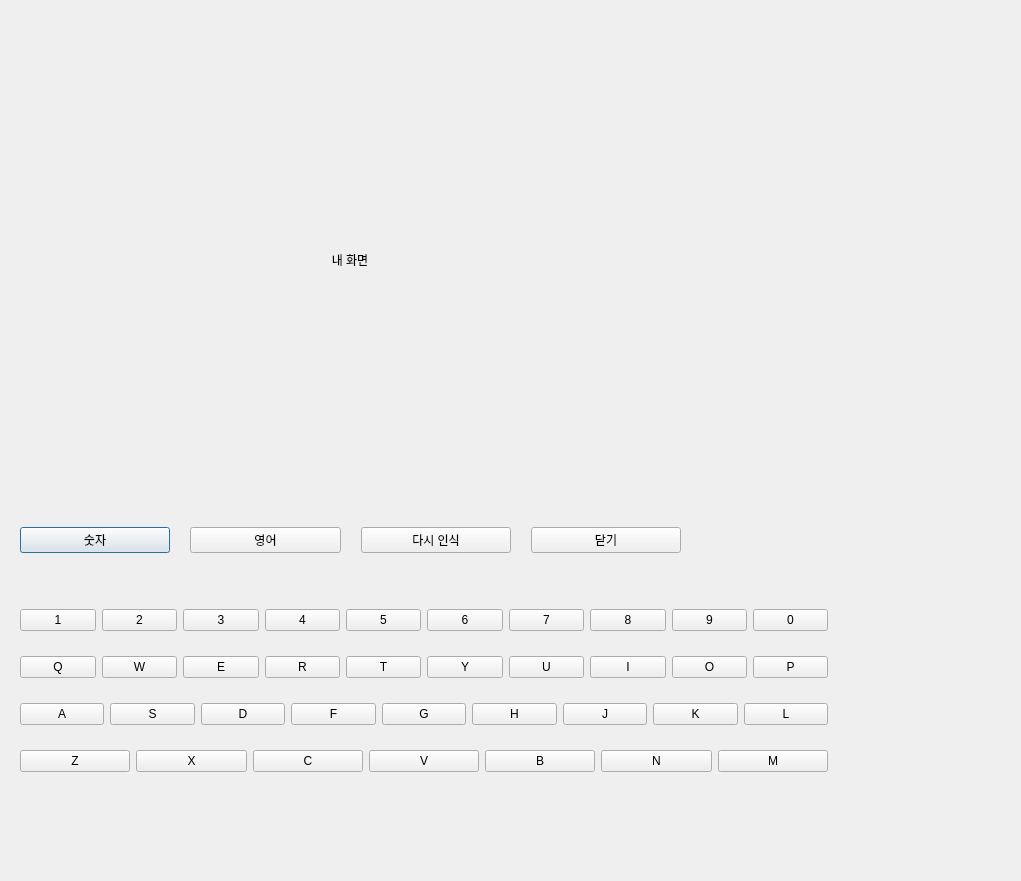
<?xml version="1.0" encoding="UTF-8"?>
<ui version="4.0">
 <class>dialog</class>
 <widget class="QDialog" name="dialog">
  <property name="geometry">
   <rect>
    <x>0</x>
    <y>0</y>
    <width>1021</width>
    <height>881</height>
   </rect>
  </property>
  <property name="windowTitle">
   <string>Dialog</string>
  </property>
  <widget class="QLabel" name="label">
   <property name="geometry">
    <rect>
     <x>30</x>
     <y>20</y>
     <width>640</width>
     <height>480</height>
    </rect>
   </property>
   <property name="text">
    <string>내 화면</string>
   </property>
   <property name="alignment">
    <set>Qt::AlignCenter</set>
   </property>
  </widget>
  <widget class="QWidget" name="horizontalLayoutWidget">
   <property name="geometry">
    <rect>
     <x>20</x>
     <y>520</y>
     <width>661</width>
     <height>41</height>
    </rect>
   </property>
   <layout class="QHBoxLayout" name="horizontalLayout">
    <property name="spacing">
     <number>20</number>
    </property>
    <item>
     <widget class="QPushButton" name="push_btn_number_setting">
      <property name="enabled">
       <bool>true</bool>
      </property>
      <property name="text">
       <string>숫자</string>
      </property>
     </widget>
    </item>
    <item>
     <widget class="QPushButton" name="push_btn_english_setting">
      <property name="text">
       <string>영어</string>
      </property>
     </widget>
    </item>
    <item>
     <widget class="QPushButton" name="push_btn_recognize">
      <property name="text">
       <string>다시 인식</string>
      </property>
     </widget>
    </item>
    <item>
     <widget class="QPushButton" name="push_btn_close">
      <property name="text">
       <string>닫기</string>
      </property>
     </widget>
    </item>
   </layout>
  </widget>
  <widget class="QWidget" name="verticalLayoutWidget">
   <property name="geometry">
    <rect>
     <x>20</x>
     <y>590</y>
     <width>808</width>
     <height>201</height>
    </rect>
   </property>
   <layout class="QVBoxLayout" name="verticalLayout">
    <item>
     <layout class="QHBoxLayout" name="numberPad">
      <item>
       <widget class="QPushButton" name="pushButton_10">
        <property name="text">
         <string>1</string>
        </property>
       </widget>
      </item>
      <item>
       <widget class="QPushButton" name="pushButton_14">
        <property name="text">
         <string>2</string>
        </property>
       </widget>
      </item>
      <item>
       <widget class="QPushButton" name="pushButton_12">
        <property name="text">
         <string>3</string>
        </property>
       </widget>
      </item>
      <item>
       <widget class="QPushButton" name="pushButton_13">
        <property name="text">
         <string>4</string>
        </property>
       </widget>
      </item>
      <item>
       <widget class="QPushButton" name="pushButton_11">
        <property name="text">
         <string>5</string>
        </property>
       </widget>
      </item>
      <item>
       <widget class="QPushButton" name="pushButton_9">
        <property name="text">
         <string>6</string>
        </property>
       </widget>
      </item>
      <item>
       <widget class="QPushButton" name="pushButton_8">
        <property name="text">
         <string>7</string>
        </property>
       </widget>
      </item>
      <item>
       <widget class="QPushButton" name="pushButton_7">
        <property name="text">
         <string>8</string>
        </property>
       </widget>
      </item>
      <item>
       <widget class="QPushButton" name="pushButton_6">
        <property name="enabled">
         <bool>true</bool>
        </property>
        <property name="text">
         <string>9</string>
        </property>
       </widget>
      </item>
      <item>
       <widget class="QPushButton" name="pushButton_5">
        <property name="text">
         <string>0</string>
        </property>
       </widget>
      </item>
     </layout>
    </item>
    <item>
     <layout class="QHBoxLayout" name="KeyPad3th">
      <item>
       <widget class="QPushButton" name="pushButton_15">
        <property name="text">
         <string>Q</string>
        </property>
       </widget>
      </item>
      <item>
       <widget class="QPushButton" name="pushButton_16">
        <property name="text">
         <string>W</string>
        </property>
       </widget>
      </item>
      <item>
       <widget class="QPushButton" name="pushButton_17">
        <property name="text">
         <string>E</string>
        </property>
       </widget>
      </item>
      <item>
       <widget class="QPushButton" name="pushButton_18">
        <property name="text">
         <string>R</string>
        </property>
       </widget>
      </item>
      <item>
       <widget class="QPushButton" name="pushButton_19">
        <property name="text">
         <string>T</string>
        </property>
       </widget>
      </item>
      <item>
       <widget class="QPushButton" name="pushButton_20">
        <property name="text">
         <string>Y</string>
        </property>
       </widget>
      </item>
      <item>
       <widget class="QPushButton" name="pushButton_21">
        <property name="text">
         <string>U</string>
        </property>
       </widget>
      </item>
      <item>
       <widget class="QPushButton" name="pushButton_22">
        <property name="text">
         <string>I</string>
        </property>
       </widget>
      </item>
      <item>
       <widget class="QPushButton" name="pushButton_23">
        <property name="text">
         <string>O</string>
        </property>
       </widget>
      </item>
      <item>
       <widget class="QPushButton" name="pushButton_24">
        <property name="text">
         <string>P</string>
        </property>
       </widget>
      </item>
     </layout>
    </item>
    <item>
     <layout class="QHBoxLayout" name="KeyPad2nd">
      <item>
       <widget class="QPushButton" name="pushButton_25">
        <property name="text">
         <string>A</string>
        </property>
       </widget>
      </item>
      <item>
       <widget class="QPushButton" name="pushButton_26">
        <property name="text">
         <string>S</string>
        </property>
       </widget>
      </item>
      <item>
       <widget class="QPushButton" name="pushButton_27">
        <property name="text">
         <string>D</string>
        </property>
       </widget>
      </item>
      <item>
       <widget class="QPushButton" name="pushButton_28">
        <property name="text">
         <string>F</string>
        </property>
       </widget>
      </item>
      <item>
       <widget class="QPushButton" name="pushButton_29">
        <property name="text">
         <string>G</string>
        </property>
       </widget>
      </item>
      <item>
       <widget class="QPushButton" name="pushButton_31">
        <property name="text">
         <string>H</string>
        </property>
       </widget>
      </item>
      <item>
       <widget class="QPushButton" name="pushButton_32">
        <property name="text">
         <string>J</string>
        </property>
       </widget>
      </item>
      <item>
       <widget class="QPushButton" name="pushButton_33">
        <property name="text">
         <string>K</string>
        </property>
       </widget>
      </item>
      <item>
       <widget class="QPushButton" name="pushButton_34">
        <property name="text">
         <string>L</string>
        </property>
       </widget>
      </item>
     </layout>
    </item>
    <item>
     <layout class="QHBoxLayout" name="KeyPad1st">
      <item>
       <widget class="QPushButton" name="pushButton_30">
        <property name="text">
         <string>Z</string>
        </property>
       </widget>
      </item>
      <item>
       <widget class="QPushButton" name="pushButton_35">
        <property name="text">
         <string>X</string>
        </property>
       </widget>
      </item>
      <item>
       <widget class="QPushButton" name="pushButton_36">
        <property name="text">
         <string>C</string>
        </property>
       </widget>
      </item>
      <item>
       <widget class="QPushButton" name="pushButton_37">
        <property name="text">
         <string>V</string>
        </property>
       </widget>
      </item>
      <item>
       <widget class="QPushButton" name="pushButton_38">
        <property name="text">
         <string>B</string>
        </property>
       </widget>
      </item>
      <item>
       <widget class="QPushButton" name="pushButton_39">
        <property name="text">
         <string>N</string>
        </property>
       </widget>
      </item>
      <item>
       <widget class="QPushButton" name="pushButton_40">
        <property name="text">
         <string>M</string>
        </property>
       </widget>
      </item>
     </layout>
    </item>
   </layout>
  </widget>
 </widget>
 <resources/>
 <connections>
  <connection>
   <sender>pushButton_10</sender>
   <signal>released()</signal>
   <receiver>push_btn_number_setting</receiver>
   <slot>click()</slot>
   <hints>
    <hint type="sourcelabel">
     <x>76</x>
     <y>611</y>
    </hint>
    <hint type="destinationlabel">
     <x>87</x>
     <y>547</y>
    </hint>
   </hints>
  </connection>
  <connection>
   <sender>pushButton_14</sender>
   <signal>released()</signal>
   <receiver>push_btn_number_setting</receiver>
   <slot>click()</slot>
   <hints>
    <hint type="sourcelabel">
     <x>129</x>
     <y>607</y>
    </hint>
    <hint type="destinationlabel">
     <x>130</x>
     <y>532</y>
    </hint>
   </hints>
  </connection>
  <connection>
   <sender>pushButton_12</sender>
   <signal>released()</signal>
   <receiver>push_btn_number_setting</receiver>
   <slot>click()</slot>
   <hints>
    <hint type="sourcelabel">
     <x>224</x>
     <y>608</y>
    </hint>
    <hint type="destinationlabel">
     <x>133</x>
     <y>545</y>
    </hint>
   </hints>
  </connection>
  <connection>
   <sender>pushButton_13</sender>
   <signal>released()</signal>
   <receiver>push_btn_number_setting</receiver>
   <slot>click()</slot>
   <hints>
    <hint type="sourcelabel">
     <x>298</x>
     <y>619</y>
    </hint>
    <hint type="destinationlabel">
     <x>65</x>
     <y>543</y>
    </hint>
   </hints>
  </connection>
  <connection>
   <sender>pushButton_11</sender>
   <signal>released()</signal>
   <receiver>push_btn_number_setting</receiver>
   <slot>click()</slot>
   <hints>
    <hint type="sourcelabel">
     <x>383</x>
     <y>613</y>
    </hint>
    <hint type="destinationlabel">
     <x>85</x>
     <y>534</y>
    </hint>
   </hints>
  </connection>
  <connection>
   <sender>pushButton_11</sender>
   <signal>released()</signal>
   <receiver>push_btn_number_setting</receiver>
   <slot>click()</slot>
   <hints>
    <hint type="sourcelabel">
     <x>358</x>
     <y>607</y>
    </hint>
    <hint type="destinationlabel">
     <x>117</x>
     <y>544</y>
    </hint>
   </hints>
  </connection>
  <connection>
   <sender>pushButton_9</sender>
   <signal>released()</signal>
   <receiver>push_btn_number_setting</receiver>
   <slot>click()</slot>
   <hints>
    <hint type="sourcelabel">
     <x>451</x>
     <y>615</y>
    </hint>
    <hint type="destinationlabel">
     <x>120</x>
     <y>538</y>
    </hint>
   </hints>
  </connection>
  <connection>
   <sender>pushButton_8</sender>
   <signal>released()</signal>
   <receiver>push_btn_number_setting</receiver>
   <slot>click()</slot>
   <hints>
    <hint type="sourcelabel">
     <x>561</x>
     <y>615</y>
    </hint>
    <hint type="destinationlabel">
     <x>92</x>
     <y>541</y>
    </hint>
   </hints>
  </connection>
  <connection>
   <sender>pushButton_7</sender>
   <signal>released()</signal>
   <receiver>push_btn_number_setting</receiver>
   <slot>click()</slot>
   <hints>
    <hint type="sourcelabel">
     <x>642</x>
     <y>612</y>
    </hint>
    <hint type="destinationlabel">
     <x>114</x>
     <y>536</y>
    </hint>
   </hints>
  </connection>
  <connection>
   <sender>pushButton_6</sender>
   <signal>released()</signal>
   <receiver>push_btn_number_setting</receiver>
   <slot>click()</slot>
   <hints>
    <hint type="sourcelabel">
     <x>694</x>
     <y>607</y>
    </hint>
    <hint type="destinationlabel">
     <x>131</x>
     <y>539</y>
    </hint>
   </hints>
  </connection>
  <connection>
   <sender>pushButton_5</sender>
   <signal>released()</signal>
   <receiver>push_btn_number_setting</receiver>
   <slot>click()</slot>
   <hints>
    <hint type="sourcelabel">
     <x>759</x>
     <y>615</y>
    </hint>
    <hint type="destinationlabel">
     <x>88</x>
     <y>538</y>
    </hint>
   </hints>
  </connection>
  <connection>
   <sender>pushButton_15</sender>
   <signal>released()</signal>
   <receiver>push_btn_english_setting</receiver>
   <slot>click()</slot>
   <hints>
    <hint type="sourcelabel">
     <x>75</x>
     <y>660</y>
    </hint>
    <hint type="destinationlabel">
     <x>253</x>
     <y>541</y>
    </hint>
   </hints>
  </connection>
  <connection>
   <sender>pushButton_16</sender>
   <signal>released()</signal>
   <receiver>push_btn_english_setting</receiver>
   <slot>click()</slot>
   <hints>
    <hint type="sourcelabel">
     <x>145</x>
     <y>661</y>
    </hint>
    <hint type="destinationlabel">
     <x>247</x>
     <y>544</y>
    </hint>
   </hints>
  </connection>
  <connection>
   <sender>pushButton_17</sender>
   <signal>released()</signal>
   <receiver>push_btn_english_setting</receiver>
   <slot>click()</slot>
   <hints>
    <hint type="sourcelabel">
     <x>228</x>
     <y>662</y>
    </hint>
    <hint type="destinationlabel">
     <x>270</x>
     <y>540</y>
    </hint>
   </hints>
  </connection>
  <connection>
   <sender>pushButton_18</sender>
   <signal>released()</signal>
   <receiver>push_btn_english_setting</receiver>
   <slot>click()</slot>
   <hints>
    <hint type="sourcelabel">
     <x>306</x>
     <y>659</y>
    </hint>
    <hint type="destinationlabel">
     <x>302</x>
     <y>538</y>
    </hint>
   </hints>
  </connection>
  <connection>
   <sender>pushButton_19</sender>
   <signal>released()</signal>
   <receiver>push_btn_english_setting</receiver>
   <slot>click()</slot>
   <hints>
    <hint type="sourcelabel">
     <x>372</x>
     <y>668</y>
    </hint>
    <hint type="destinationlabel">
     <x>283</x>
     <y>542</y>
    </hint>
   </hints>
  </connection>
  <connection>
   <sender>pushButton_20</sender>
   <signal>released()</signal>
   <receiver>push_btn_english_setting</receiver>
   <slot>click()</slot>
   <hints>
    <hint type="sourcelabel">
     <x>441</x>
     <y>664</y>
    </hint>
    <hint type="destinationlabel">
     <x>283</x>
     <y>551</y>
    </hint>
   </hints>
  </connection>
  <connection>
   <sender>pushButton_21</sender>
   <signal>released()</signal>
   <receiver>push_btn_english_setting</receiver>
   <slot>click()</slot>
   <hints>
    <hint type="sourcelabel">
     <x>527</x>
     <y>658</y>
    </hint>
    <hint type="destinationlabel">
     <x>294</x>
     <y>548</y>
    </hint>
   </hints>
  </connection>
  <connection>
   <sender>pushButton_22</sender>
   <signal>released()</signal>
   <receiver>push_btn_english_setting</receiver>
   <slot>click()</slot>
   <hints>
    <hint type="sourcelabel">
     <x>603</x>
     <y>664</y>
    </hint>
    <hint type="destinationlabel">
     <x>218</x>
     <y>542</y>
    </hint>
   </hints>
  </connection>
  <connection>
   <sender>pushButton_23</sender>
   <signal>released()</signal>
   <receiver>push_btn_english_setting</receiver>
   <slot>click()</slot>
   <hints>
    <hint type="sourcelabel">
     <x>686</x>
     <y>662</y>
    </hint>
    <hint type="destinationlabel">
     <x>307</x>
     <y>540</y>
    </hint>
   </hints>
  </connection>
  <connection>
   <sender>pushButton_24</sender>
   <signal>released()</signal>
   <receiver>push_btn_english_setting</receiver>
   <slot>click()</slot>
   <hints>
    <hint type="sourcelabel">
     <x>768</x>
     <y>661</y>
    </hint>
    <hint type="destinationlabel">
     <x>246</x>
     <y>543</y>
    </hint>
   </hints>
  </connection>
  <connection>
   <sender>pushButton_25</sender>
   <signal>released()</signal>
   <receiver>push_btn_english_setting</receiver>
   <slot>click()</slot>
   <hints>
    <hint type="sourcelabel">
     <x>72</x>
     <y>715</y>
    </hint>
    <hint type="destinationlabel">
     <x>234</x>
     <y>545</y>
    </hint>
   </hints>
  </connection>
  <connection>
   <sender>pushButton_26</sender>
   <signal>released()</signal>
   <receiver>push_btn_english_setting</receiver>
   <slot>click()</slot>
   <hints>
    <hint type="sourcelabel">
     <x>143</x>
     <y>712</y>
    </hint>
    <hint type="destinationlabel">
     <x>256</x>
     <y>548</y>
    </hint>
   </hints>
  </connection>
  <connection>
   <sender>pushButton_27</sender>
   <signal>released()</signal>
   <receiver>push_btn_english_setting</receiver>
   <slot>click()</slot>
   <hints>
    <hint type="sourcelabel">
     <x>249</x>
     <y>714</y>
    </hint>
    <hint type="destinationlabel">
     <x>275</x>
     <y>534</y>
    </hint>
   </hints>
  </connection>
  <connection>
   <sender>pushButton_28</sender>
   <signal>released()</signal>
   <receiver>push_btn_english_setting</receiver>
   <slot>click()</slot>
   <hints>
    <hint type="sourcelabel">
     <x>331</x>
     <y>713</y>
    </hint>
    <hint type="destinationlabel">
     <x>277</x>
     <y>534</y>
    </hint>
   </hints>
  </connection>
  <connection>
   <sender>pushButton_29</sender>
   <signal>released()</signal>
   <receiver>push_btn_english_setting</receiver>
   <slot>click()</slot>
   <hints>
    <hint type="sourcelabel">
     <x>418</x>
     <y>713</y>
    </hint>
    <hint type="destinationlabel">
     <x>292</x>
     <y>539</y>
    </hint>
   </hints>
  </connection>
  <connection>
   <sender>pushButton_31</sender>
   <signal>released()</signal>
   <receiver>push_btn_english_setting</receiver>
   <slot>click()</slot>
   <hints>
    <hint type="sourcelabel">
     <x>499</x>
     <y>707</y>
    </hint>
    <hint type="destinationlabel">
     <x>307</x>
     <y>538</y>
    </hint>
   </hints>
  </connection>
  <connection>
   <sender>pushButton_32</sender>
   <signal>released()</signal>
   <receiver>push_btn_english_setting</receiver>
   <slot>click()</slot>
   <hints>
    <hint type="sourcelabel">
     <x>598</x>
     <y>716</y>
    </hint>
    <hint type="destinationlabel">
     <x>306</x>
     <y>533</y>
    </hint>
   </hints>
  </connection>
  <connection>
   <sender>pushButton_33</sender>
   <signal>released()</signal>
   <receiver>push_btn_english_setting</receiver>
   <slot>click()</slot>
   <hints>
    <hint type="sourcelabel">
     <x>652</x>
     <y>707</y>
    </hint>
    <hint type="destinationlabel">
     <x>279</x>
     <y>542</y>
    </hint>
   </hints>
  </connection>
  <connection>
   <sender>pushButton_34</sender>
   <signal>released()</signal>
   <receiver>push_btn_english_setting</receiver>
   <slot>click()</slot>
   <hints>
    <hint type="sourcelabel">
     <x>764</x>
     <y>723</y>
    </hint>
    <hint type="destinationlabel">
     <x>291</x>
     <y>540</y>
    </hint>
   </hints>
  </connection>
  <connection>
   <sender>pushButton_30</sender>
   <signal>released()</signal>
   <receiver>push_btn_english_setting</receiver>
   <slot>click()</slot>
   <hints>
    <hint type="sourcelabel">
     <x>107</x>
     <y>758</y>
    </hint>
    <hint type="destinationlabel">
     <x>239</x>
     <y>542</y>
    </hint>
   </hints>
  </connection>
  <connection>
   <sender>pushButton_35</sender>
   <signal>released()</signal>
   <receiver>push_btn_english_setting</receiver>
   <slot>click()</slot>
   <hints>
    <hint type="sourcelabel">
     <x>190</x>
     <y>771</y>
    </hint>
    <hint type="destinationlabel">
     <x>285</x>
     <y>534</y>
    </hint>
   </hints>
  </connection>
  <connection>
   <sender>pushButton_36</sender>
   <signal>released()</signal>
   <receiver>push_btn_english_setting</receiver>
   <slot>click()</slot>
   <hints>
    <hint type="sourcelabel">
     <x>320</x>
     <y>758</y>
    </hint>
    <hint type="destinationlabel">
     <x>316</x>
     <y>544</y>
    </hint>
   </hints>
  </connection>
  <connection>
   <sender>pushButton_37</sender>
   <signal>released()</signal>
   <receiver>push_btn_english_setting</receiver>
   <slot>click()</slot>
   <hints>
    <hint type="sourcelabel">
     <x>400</x>
     <y>761</y>
    </hint>
    <hint type="destinationlabel">
     <x>285</x>
     <y>542</y>
    </hint>
   </hints>
  </connection>
  <connection>
   <sender>pushButton_38</sender>
   <signal>released()</signal>
   <receiver>push_btn_english_setting</receiver>
   <slot>click()</slot>
   <hints>
    <hint type="sourcelabel">
     <x>532</x>
     <y>759</y>
    </hint>
    <hint type="destinationlabel">
     <x>280</x>
     <y>530</y>
    </hint>
   </hints>
  </connection>
  <connection>
   <sender>pushButton_39</sender>
   <signal>released()</signal>
   <receiver>push_btn_english_setting</receiver>
   <slot>click()</slot>
   <hints>
    <hint type="sourcelabel">
     <x>617</x>
     <y>767</y>
    </hint>
    <hint type="destinationlabel">
     <x>288</x>
     <y>543</y>
    </hint>
   </hints>
  </connection>
  <connection>
   <sender>pushButton_40</sender>
   <signal>released()</signal>
   <receiver>push_btn_english_setting</receiver>
   <slot>click()</slot>
   <hints>
    <hint type="sourcelabel">
     <x>741</x>
     <y>760</y>
    </hint>
    <hint type="destinationlabel">
     <x>296</x>
     <y>538</y>
    </hint>
   </hints>
  </connection>
  <connection>
   <sender>push_btn_recognize</sender>
   <signal>released()</signal>
   <receiver>label</receiver>
   <slot>clear()</slot>
   <hints>
    <hint type="sourcelabel">
     <x>476</x>
     <y>539</y>
    </hint>
    <hint type="destinationlabel">
     <x>463</x>
     <y>437</y>
    </hint>
   </hints>
  </connection>
 </connections>
</ui>
